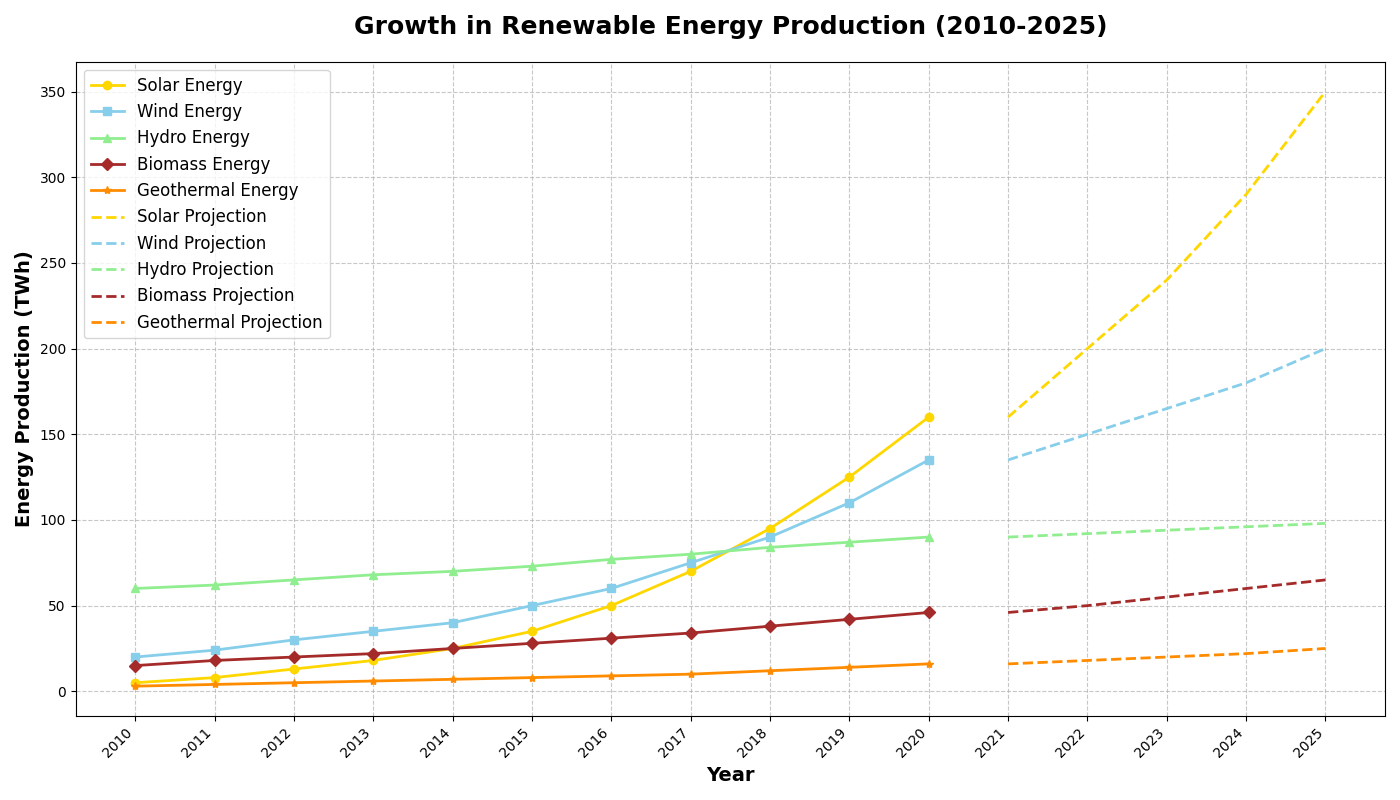

Python code for this plot:
import matplotlib.pyplot as plt
import numpy as np

years = np.arange(2010, 2021)

solar_energy = np.array([5, 8, 13, 18, 25, 35, 50, 70, 95, 125, 160])
wind_energy = np.array([20, 24, 30, 35, 40, 50, 60, 75, 90, 110, 135])
hydro_energy = np.array([60, 62, 65, 68, 70, 73, 77, 80, 84, 87, 90])

# New data series
biomass_energy = np.array([15, 18, 20, 22, 25, 28, 31, 34, 38, 42, 46])
geothermal_energy = np.array([3, 4, 5, 6, 7, 8, 9, 10, 12, 14, 16])

solar_projection = np.array([160, 200, 240, 290, 350])
wind_projection = np.array([135, 150, 165, 180, 200])
hydro_projection = np.array([90, 92, 94, 96, 98])

# New projection data
biomass_projection = np.array([46, 50, 55, 60, 65])
geothermal_projection = np.array([16, 18, 20, 22, 25])

projection_years = np.arange(2021, 2026)

fig, ax = plt.subplots(figsize=(14, 8))

ax.plot(years, solar_energy, label='Solar Energy', color='gold', linewidth=2, marker='o')
ax.plot(years, wind_energy, label='Wind Energy', color='skyblue', linewidth=2, marker='s')
ax.plot(years, hydro_energy, label='Hydro Energy', color='lightgreen', linewidth=2, marker='^')

# Plotting new historical data
ax.plot(years, biomass_energy, label='Biomass Energy', color='brown', linewidth=2, marker='D')
ax.plot(years, geothermal_energy, label='Geothermal Energy', color='darkorange', linewidth=2, marker='*')

ax.plot(projection_years, solar_projection, label='Solar Projection', color='gold', linestyle='--', linewidth=2)
ax.plot(projection_years, wind_projection, label='Wind Projection', color='skyblue', linestyle='--', linewidth=2)
ax.plot(projection_years, hydro_projection, label='Hydro Projection', color='lightgreen', linestyle='--', linewidth=2)

# Plotting new projection data
ax.plot(projection_years, biomass_projection, label='Biomass Projection', color='brown', linestyle='--', linewidth=2)
ax.plot(projection_years, geothermal_projection, label='Geothermal Projection', color='darkorange', linestyle='--', linewidth=2)

ax.set_title('Growth in Renewable Energy Production (2010-2025)', fontsize=18, fontweight='bold', pad=20)
ax.set_xlabel('Year', fontsize=14, fontweight='bold')
ax.set_ylabel('Energy Production (TWh)', fontsize=14, fontweight='bold')

ax.grid(True, linestyle='--', alpha=0.7)
ax.legend(loc='upper left', fontsize=12)

ax.set_xticks(np.concatenate((years, projection_years)))
ax.set_xticklabels([str(year) for year in np.concatenate((years, projection_years))], rotation=45, ha='right')

plt.tight_layout()
plt.show()
